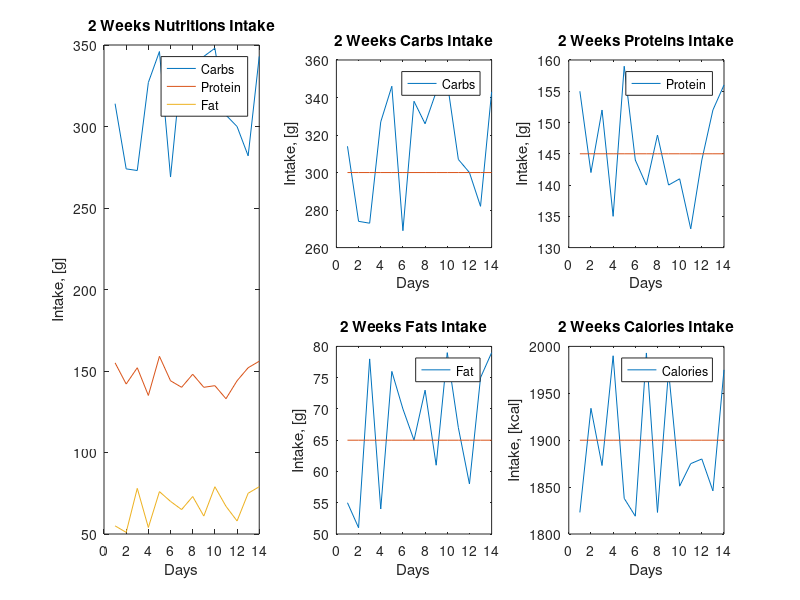

Recreate this plot in MATLAB. (Note: this script raises an error after producing the figure.)
clc, clear , close all

%%Introduction
%This is a sample of conditional visualization.The color of the graphs is...
%conditional on the values...
%of Carbs, Proteins, Fats & Calories...
%Since the values for above are randomly generated...
%The graphs including the colors would be...
%different for every run eg

%1. Graphs would be 'green' if mean of sample generated for nutrients for two weeks <
% baseline for a particular category

%2. Similarly , Graphs would be 'yellow'if mean of sample generated for nutrients for two weeks ==
% baseline for a particular category

%3. And Graphs would be 'red' if mean of sample generated for nutrients for two weeks > 
%   baseline for a particular category


%%Initial Data
%Data
days = 1:14;
nutrientsForTwoWeeks = [randi([250 350], size(days));  %Carbs
    randi([130 160], size(days)); %Proteins
    randi([50 80], size(days));  %Fat
    randi([1800 2000], size(days))]; %Calories

%Base Lines
carbsBaseLine = linspace(300, 300, length(days));
proteinBaseLine =linspace(145, 145, length(days)) ;
fatBaseLine =linspace(65, 65, length(days)) ;
caloriesBaseLine =linspace(1900, 1900, length(days)) ;

%%All data in a single subplot
allAx = subplot(2, 3, [1 4])
carbsPlotHandle = plot(days, nutrientsForTwoWeeks(1, :));

hold on
plot(days, nutrientsForTwoWeeks(2, :))
plot(days, nutrientsForTwoWeeks(3, :))
hold off

allXLabel = xlabel('Days')
allYLabel = ylabel('Intake, [g]');
allTitle = title('2 Weeks Nutritions Intake');
allLegend = legend({'Carbs', 'Protein', 'Fat'});

%%Carbs - Second Subplot
carbsAx = subplot(2,3,2)
plot(days, nutrientsForTwoWeeks(1, :));
hold on
plot(days, carbsBaseLine)
hold off

carbsXLabel = xlabel('Days')
carbsYLabel = ylabel('Intake, [g]');
carbsTitle = title('2 Weeks Carbs Intake');
carbsLegend = legend({'Carbs'});

%%Protein - Third Subplot
proteinAx = subplot(2,3,3)
plot(days, nutrientsForTwoWeeks(2, :));
hold on 
plot(days, proteinBaseLine)
hold off

proteinXLabel = xlabel('Days')
proteinYLabel = ylabel('Intake, [g]');
proteinTitle = title('2 Weeks Proteins Intake');
proteinLegend = legend({'Protein'});

%%Fat - Fourth Subplot
fatAx = subplot(2,3,5)
plot(days, nutrientsForTwoWeeks(3, :));
hold on
plot(days, fatBaseLine)
hold off

fatXLabel = xlabel('Days')
fatYLabel = ylabel('Intake, [g]');
fatTitle = title('2 Weeks Fats Intake');
fatLegend = legend({'Fat'});

%%Calories - Fifth Subplot
caloriesAx = subplot(2,3,6)
plot(days, nutrientsForTwoWeeks(4, :));
hold on
plot(days, caloriesBaseLine)
hold off

caloriesXLabel = xlabel('Days')
caloriesYLabel = ylabel('Intake, [kcal]');
caloriesTitle = title('2 Weeks Calories Intake');
caloriesLegend = legend({'Calories'});



%%Properties of the Subplots
ax = [ allAx, carbsAx, proteinAx, fatAx, caloriesAx];
axLines = [carbsAx.Children proteinAx.Children fatAx.Children caloriesAx.Children];
baseLines = axLines(1,:);
dataLines = axLines(2, :);

legendsH = [allLegend, carbsLegend, proteinLegend, fatLegend, caloriesLegend]; 
labelsAndTitles = [allXLabel, allYLabel, allTitle, carbsXLabel, carbsYLabel, carbsTitle,...
    proteinXLabel, proteinYLabel, proteinTitle, fatXLabel, fatYLabel, fatTitle,...
    caloriesXLabel, caloriesYLabel, caloriesTitle];

%Properties for BaseLines
set(baseLines, 'LineWidth', 2)

%Properties for Data Lines
set(dataLines, 'LineWidth', 2)

%Properties for Axes
set(ax, 'Xlim', [0 15])
set(ax, 'XGrid', 'on', 'YGrid', 'on')
set(ax, 'XMinorGrid', 'on', 'YMinorGrid', 'on')


%Properties for Labels and Titles
set(labelsAndTitles, 'FontSize', 15)

%Properties for Legends
set(legendsH, 'FontSize', 5)
set(legendsH, 'Location', 'southeast')
% set(allLegend, 'Location', )
% set(carbsLegend, 'Location', 'bestoutside')
% set(proteinLegend, 'Location', 'best')
% set(fatLegend, 'Location', 'best')
% set(caloriesLegend, 'Location', 'best')

%Individual Properties
set(allLegend, 'FontSize',5 )

%% Conditional Properties
checkCarbs = mean(nutrientsForTwoWeeks(1, :)) - mean(carbsBaseLine)
checkProteins = mean(nutrientsForTwoWeeks(2, :)) - mean(proteinBaseLine)
checkFats = mean(nutrientsForTwoWeeks(3, :)) - mean(fatBaseLine)
checkCalories = mean(nutrientsForTwoWeeks(4, :)) - mean(caloriesBaseLine)


if((checkCarbs < 0) && (checkProteins < 0) && (checkFats < 0) && (checkCalories < 0))
    set(dataLines, 'color','g')
elseif ((checkCarbs == 0) && (checkProteins == 0) && (checkFats == 0) && (checkCalories == 0))
    set(dataLines, 'color', 'y')
elseif ((checkCarbs > 0) && (checkProteins > 0) && (checkFats > 0) && (checkCalories > 0))
    set(dataLines, 'color', 'r')
else
    
    switch(sign(checkCarbs))
        case -1
            set(dataLines(1),'color','g')
            set(baseLines(1), 'color','b')
        case 0
            set(dataLines(1),'color','y')
            set(baseLines(1), 'color','b')
        case 1
            set(dataLines(1),'color','r')
            set(baseLines(1), 'color','b')
    end
    
    switch(sign(checkProteins))
        case -1
            set(dataLines(2),'color','g')
            set(baseLines(2), 'color','b')
        case 0
            set(dataLines(2),'color','y')
            set(baseLines(2), 'color','b')
        case 1
            set(dataLines(2),'color','r')
            set(baseLines(2), 'color','b')
    end
    
    switch(sign(checkFats))
        case -1
            set(dataLines(3),'color','g')
            set(baseLines(3), 'color','b')
        case 0
            set(dataLines(3),'color','y')
            set(baseLines(3), 'color','b')
        case 1
            set(dataLines(3),'color','r')
            set(baseLines(3), 'color','b')
    end
    
    switch(sign(checkCalories))
        case -1
            set(dataLines(4),'color','g')
            set(baseLines(4), 'color','b')
        case 0
            set(dataLines(4),'color','y')
            set(baseLines(4), 'color','b')
        case 1
            set(dataLines(4),'color','r')
            set(baseLines(4), 'color','b')
    end
end

